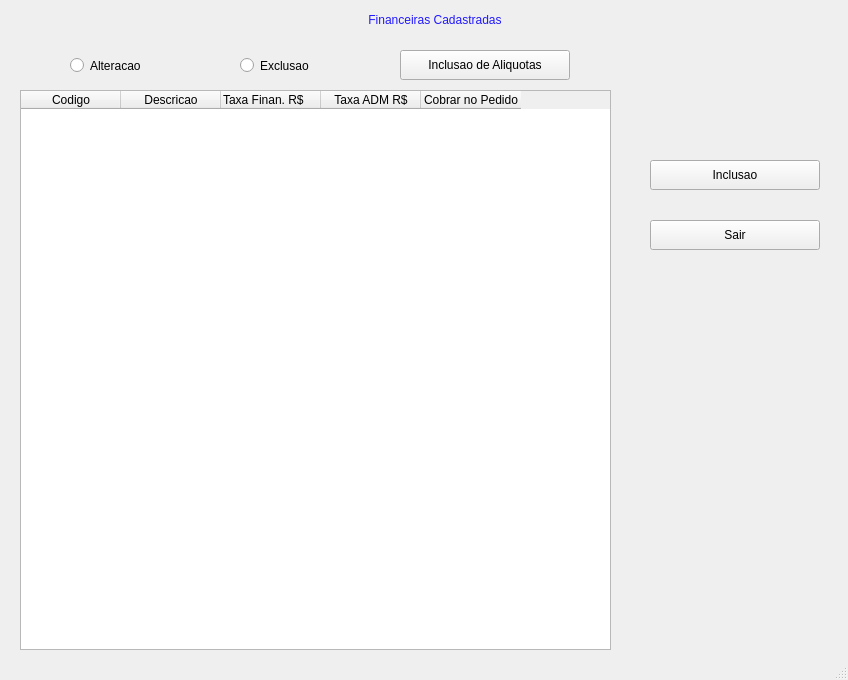
<?xml version="1.0" encoding="UTF-8"?>
<ui version="4.0">
 <class>MainWindow</class>
 <widget class="QMainWindow" name="MainWindow">
  <property name="geometry">
   <rect>
    <x>0</x>
    <y>0</y>
    <width>848</width>
    <height>680</height>
   </rect>
  </property>
  <property name="windowTitle">
   <string>MainWindow</string>
  </property>
  <property name="styleSheet">
   <string notr="true"/>
  </property>
  <widget class="QWidget" name="centralwidget">
   <widget class="QTableWidget" name="tableWidget">
    <property name="geometry">
     <rect>
      <x>20</x>
      <y>90</y>
      <width>591</width>
      <height>560</height>
     </rect>
    </property>
    <property name="styleSheet">
     <string notr="true"/>
    </property>
    <attribute name="horizontalHeaderVisible">
     <bool>true</bool>
    </attribute>
    <attribute name="horizontalHeaderCascadingSectionResizes">
     <bool>false</bool>
    </attribute>
    <attribute name="verticalHeaderCascadingSectionResizes">
     <bool>true</bool>
    </attribute>
    <column>
     <property name="text">
      <string notr="true">Codigo</string>
     </property>
    </column>
    <column>
     <property name="text">
      <string>Descricao</string>
     </property>
    </column>
    <column>
     <property name="text">
      <string>Taxa Finan. R$</string>
     </property>
     <property name="textAlignment">
      <set>AlignLeading|AlignVCenter</set>
     </property>
    </column>
    <column>
     <property name="text">
      <string>Taxa ADM R$</string>
     </property>
    </column>
    <column>
     <property name="text">
      <string>Cobrar no Pedido</string>
     </property>
    </column>
   </widget>
   <widget class="QLabel" name="label">
    <property name="geometry">
     <rect>
      <x>210</x>
      <y>0</y>
      <width>450</width>
      <height>40</height>
     </rect>
    </property>
    <property name="styleSheet">
     <string notr="true">border-color: rgb(132, 168, 163);
color: rgb(33, 25, 255);
font: 87 16pt &quot;Arial Black&quot;;</string>
    </property>
    <property name="text">
     <string>Financeiras Cadastradas</string>
    </property>
    <property name="alignment">
     <set>Qt::AlignCenter</set>
    </property>
   </widget>
   <widget class="QPushButton" name="bt_inclusao">
    <property name="geometry">
     <rect>
      <x>650</x>
      <y>160</y>
      <width>170</width>
      <height>30</height>
     </rect>
    </property>
    <property name="styleSheet">
     <string notr="true"/>
    </property>
    <property name="text">
     <string>Inclusao</string>
    </property>
   </widget>
   <widget class="QRadioButton" name="rb_alteracao">
    <property name="geometry">
     <rect>
      <x>70</x>
      <y>50</y>
      <width>100</width>
      <height>31</height>
     </rect>
    </property>
    <property name="styleSheet">
     <string notr="true"/>
    </property>
    <property name="text">
     <string>Alteracao</string>
    </property>
   </widget>
   <widget class="QPushButton" name="bt_sair">
    <property name="geometry">
     <rect>
      <x>650</x>
      <y>220</y>
      <width>170</width>
      <height>30</height>
     </rect>
    </property>
    <property name="styleSheet">
     <string notr="true"/>
    </property>
    <property name="text">
     <string>Sair</string>
    </property>
   </widget>
   <widget class="QRadioButton" name="rb_consulta_2">
    <property name="geometry">
     <rect>
      <x>240</x>
      <y>50</y>
      <width>100</width>
      <height>31</height>
     </rect>
    </property>
    <property name="styleSheet">
     <string notr="true"/>
    </property>
    <property name="text">
     <string>Exclusao</string>
    </property>
   </widget>
   <widget class="QPushButton" name="incl_aliquota">
    <property name="geometry">
     <rect>
      <x>400</x>
      <y>50</y>
      <width>170</width>
      <height>30</height>
     </rect>
    </property>
    <property name="styleSheet">
     <string notr="true"/>
    </property>
    <property name="text">
     <string>Inclusao de Aliquotas</string>
    </property>
   </widget>
  </widget>
  <widget class="QStatusBar" name="statusBar"/>
 </widget>
 <resources/>
 <connections/>
</ui>
